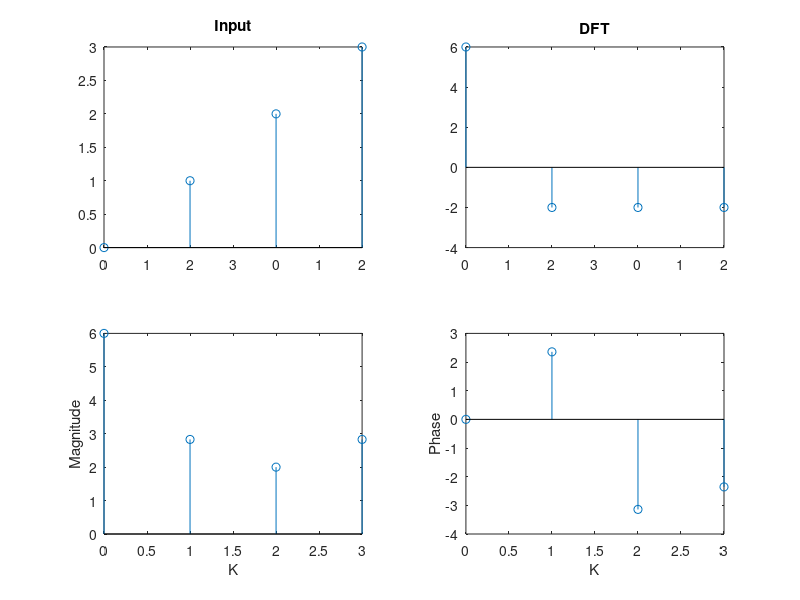

Write MATLAB code to recreate this figure.
xn = [0,1,2,3];
N = length(xn);
n=0:1:N-1;
subplot(2,2,1),stem(n,xn);
title('Input');
set(gca,'xticklabel',[0, 1, 2, 3])

ck= zeros(1,N);
for k=0:N-1
    for n=0:N-1
        ck(k+1) = ck(k+1) + (xn(n+1) * exp(-1i*2*pi*k*n/N) );
    end
end
n=0:1:N-1
subplot(2,2,2),stem(n,ck);
title('DFT');
set(gca,'xticklabel',[0, 1, 2, 3])

k=0:1:N-1

% Find the magnitudes of individual DFT points
k=0:1:N-1;
magnitude=abs(ck);
subplot(223);
stem(k,magnitude);
ylabel ('Magnitude');
xlabel ('K');

% Find the phases of individual DFT points

phase = angle(ck);
subplot(224);
stem(k,phase);
ylabel ('Phase');
xlabel ('K');